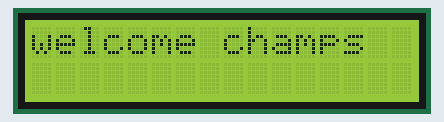
This sketch was run on a simulated Arduino Uno, built with avr-gcc and run on an emulated ATmega328P. Shown: 16×2 character LCD.

Above: at 0.1 s.
At 2.3 s:
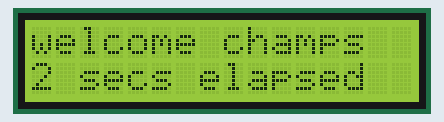
At 7.1 s:
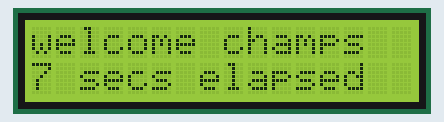
At 12.1 s:
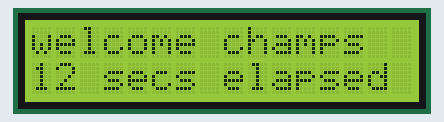
At 21.1 s:
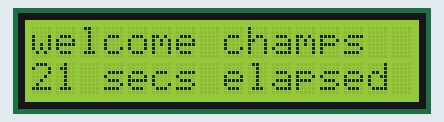
At 39.1 s:
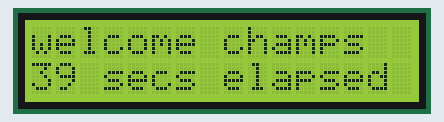

The sketch:

HelloWorld.ino
```cpp
/*
  LiquidCrystal Library - Hello World
  The circuit:
 * LCD RS pin to digital pin 12
 * LCD Enable pin to digital pin 11
 * LCD D4 pin to digital pin 5
 * LCD D5 pin to digital pin 4
 * LCD D6 pin to digital pin 3
 * LCD D7 pin to digital pin 2
 * LCD R/W pin to ground
 * LCD VSS pin to ground
 * LCD VCC pin to 5V
 * 10K resistor:
 * ends to +5V and ground
 * wiper to LCD VO pin (pin 3)
*/

// include the library code:
#include <LiquidCrystal.h>

const int rs = 12, en = 11, d4 = 5, d5 = 4, d6 = 3, d7 = 2;
LiquidCrystal lcd(rs, en, d4, d5, d6, d7);

void setup() {
  lcd.begin(16, 2);
  lcd.print("welcome champs");
  delay(2000);lcd.noDisplay() ;
}
int i =0;
void loop() {
   i++ ;
  if (i==100)  lcd.display();
  lcd.setCursor(0, 1);
  lcd.print(millis()/1000 );
  lcd.print( " secs elapsed");
}
```

Measured:
- what the display in image 1 shows lasts 0.7 s, from 2.3 s to 3.0 s
- what the display in image 2 shows lasts 1.0 s, from 7.0 s to 8.0 s
